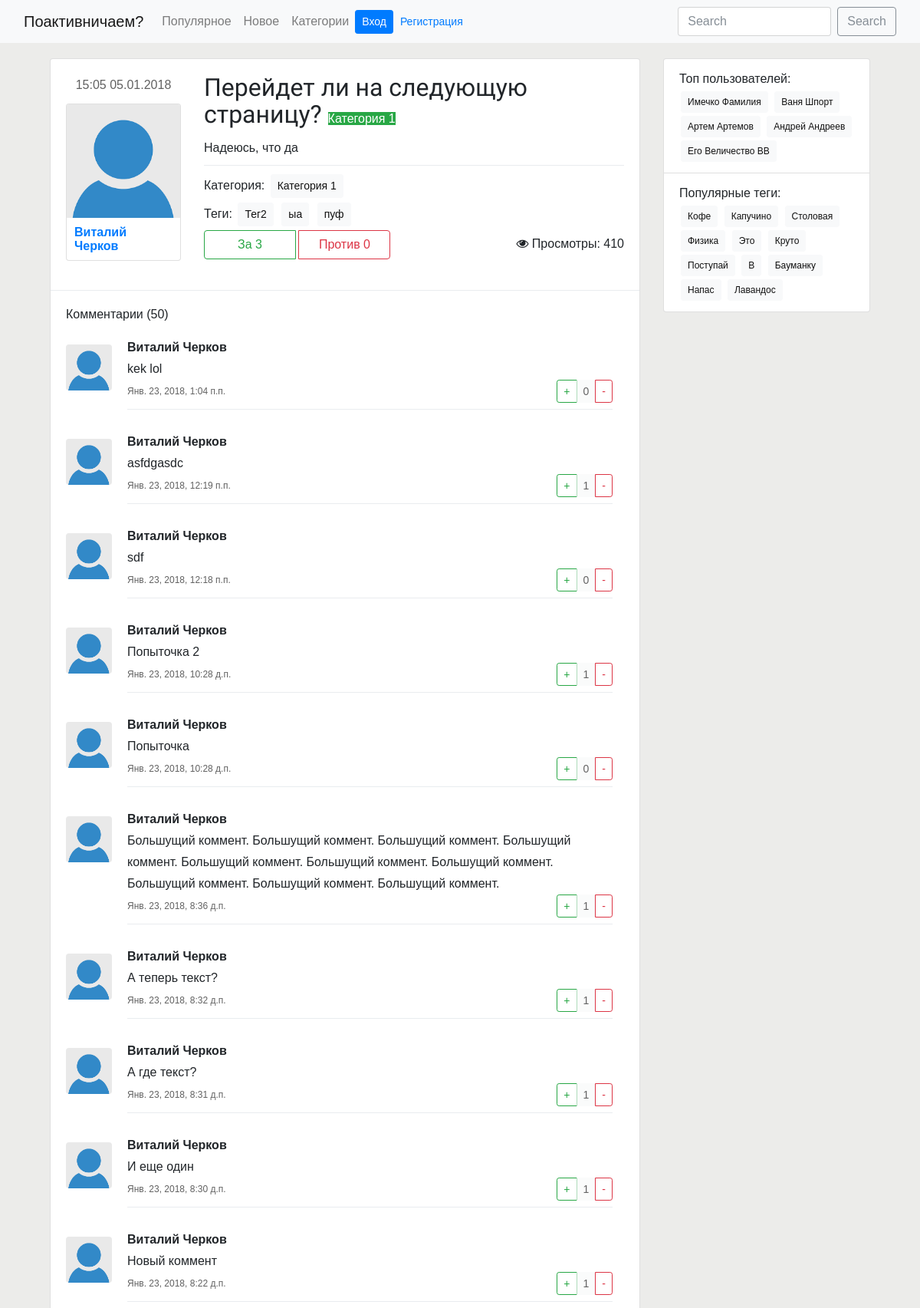
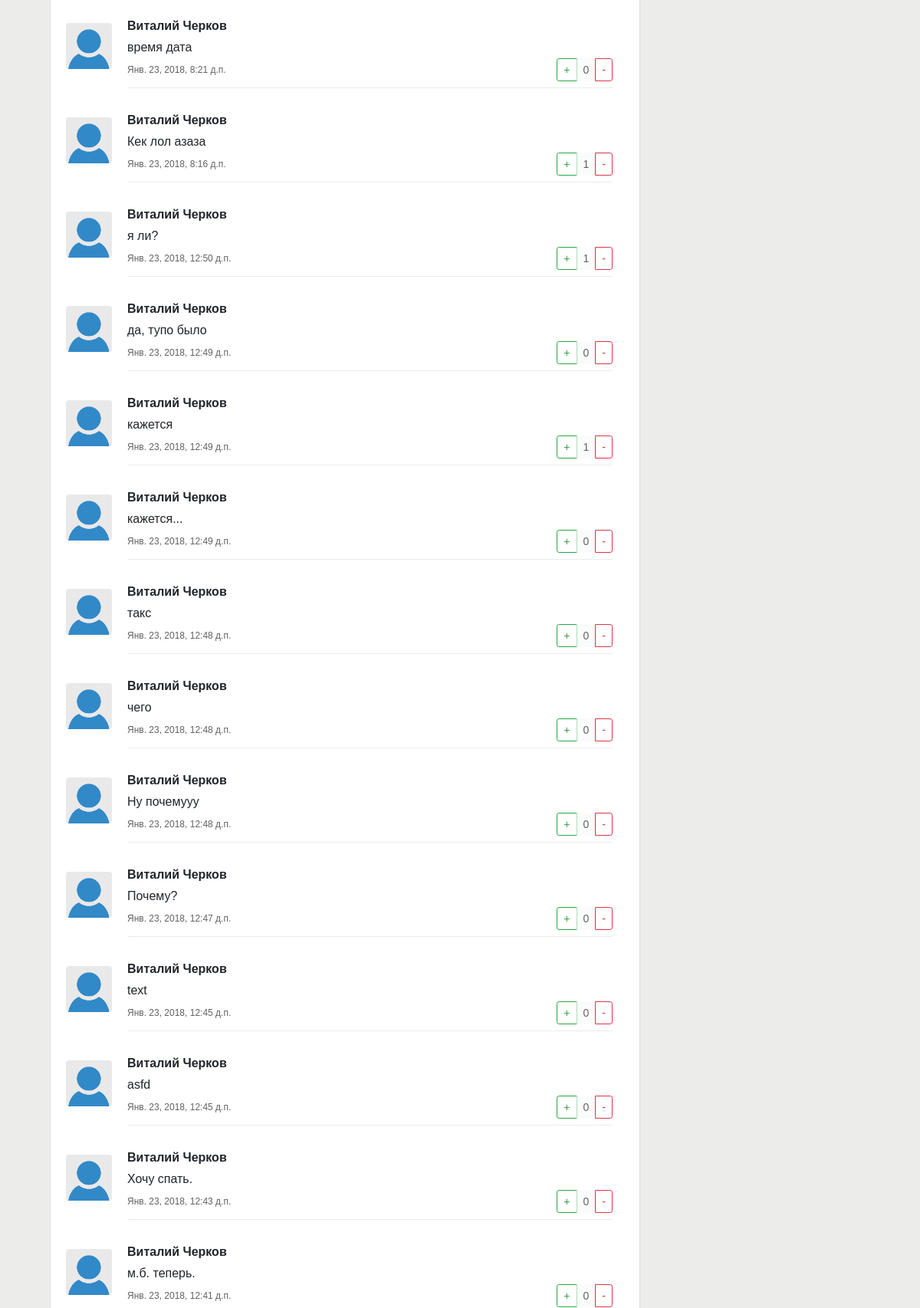
Screenshot of /post/11/ (upper part) with the database file from the repository (2 pictures, top to bottom).
### post/models.py (models this page shows, shortened)
class Post(models.Model):
    class Meta:
        ordering = ['-pub_date']
    title = models.CharField(max_length=250)
    text = models.TextField()
    pub_date = models.DateTimeField(auto_now_add=True)
    like_dislike = models.ManyToManyField(UserProfile, through='LikeDislike')
    views = models.IntegerField(default=0)
    category = models.ForeignKey(Category, on_delete=models.CASCADE)
    tag = models.ManyToManyField(Tag)
    author = models.ForeignKey(UserProfile, on_delete=models.CASCADE, blank=True, related_name='own_posts')
    deleted = models.BooleanField(default=False)
    edited = models.BooleanField(default=False)
    posts = model_managers.PostManager()
    def get_likes_count(self):
        return len(self.like_dislike.all().filter(likedislike__vote=settings.LIKE))
    def get_dislikes_count(self):
        return len(self.like_dislike.all().filter(likedislike__vote=settings.DISLIKE))
    def voted_by_cur(self, user):
        if user.is_authenticated:
            cur_user = UserProfile.get_current_userprofile(user)
        else:
            cur_user = None
        try:
            vote = LikeDislike.likes_dislikes.get(user_profile=cur_user, post=self)
            vote = 'like' if vote.vote == settings.LIKE else 'dislike'
        except LikeDislike.DoesNotExist:
            vote = None
        return vote
    def take_a_view(self):
        self.views += 1
        self.save()
        return self.views

### userprofile/models.py (models this page shows, shortened)
class UserProfile(models.Model):
    user = models.OneToOneField(User, on_delete=models.CASCADE)
    rating = models.IntegerField(default=0)
    about = models.TextField(blank=True)
    def get_absolute_url(self):
        return reverse('userprofile:userpage', kwargs={'pk': self.pk})
    def __str__(self):
        return "{0} {1}".format(self.user.first_name, self.user.last_name)

### category/models.py (models this page shows)
class Category(models.Model):
    label = models.CharField(unique=True, max_length=30)
    description = models.TextField()
    def __str__(self):
        return self.label

### tag/models.py (models this page shows, shortened)
class Tag(models.Model):
    label = models.CharField(max_length=30, unique=True)

### comment/models.py (models this page shows, shortened)
class Comment(models.Model):
    text = models.TextField()
    pub_date = models.DateTimeField(auto_now_add=True)
    is_the_best = models.BooleanField(default=False)
    rating = GenericRelation(Vote, related_query_name='comments')
    post = models.ForeignKey(Post, on_delete=models.CASCADE)
    author = models.ForeignKey(UserProfile, blank=True, on_delete=models.CASCADE)
    comments = models.Manager()
    author_comments = CommentManager()
    class Meta:
        ordering = ['-pub_date']
    def get_vote_url(self):
        return reverse('comments:comment-vote', kwargs={'pk': self.pk})

### post/views.py (the view)
# urls.py: url(r'^(?P<pk>\d+)/', views.DetailPost.as_view(),
class DetailPost(DetailView):
    model = Post
    template_name = 'post/detail.html'
    context_object_name = 'post'
    def get_context_data(self, **kwargs):
        self.object.take_a_view()
        context = super(DetailPost, self).get_context_data()
        context[CommentsList.context_object_name] = \
            Comment.author_comments.get_comments_by_post(self.kwargs['pk'])
        vote = self.object.voted_by_cur(user=self.request.user)
        if vote == 'like':
            context['is_liked'] = 'active'
        elif vote == 'dislike':
            context['is_disliked'] = 'active'
        return context

### bauchange/context.py (called while the page is built)
def current_userprofile(request):
    if hasattr(request, 'user') and request.user.is_authenticated():
        try:
            userprofile = UserProfile.objects.get(user=request.user)
        except:
            userprofile = None
    else:
        userprofile = None
    return {
        'context_userprofile': userprofile
    }

def menu_buttons(request):
    buttons = [
        {
            'label': _('Популярное'),
            'url': reverse_lazy('post:list')
        },
        {
            'label': _('Новое'),
            'url': reverse_lazy('post:list')
        },
        {
            'label': _('Категории'),
            'url': reverse_lazy('category:all-categories')
        },
    ]
    return {
        'context_menu_buttons': buttons
    }

### comment/models.py (called while the page is built)
    def get_queryset(self):
        return super(CommentManager, self).get_queryset()

    def get_comments_by_post(self, post):
        if post is None:
            return self.get_queryset()
        return self.get_queryset().filter(post=post)

### post/model_managers.py (called while the page is built)
    def get_queryset(self):
        return super(PostManager, self).get_queryset()

    def get_queryset(self):
        return super(LikeDislikeManager, self).get_queryset()

### post/templates/post/detail.html (shortened to what this page needs)
{% extends "base.html" %}
{% block content %}
<div class="post card">
    <div class="post-main card-body">
        {% include "post/detail-includes/detail-sidebar.html" with pub_date=post.pub_date %}
        {% include "post/detail-includes/detail-content.html" %}
    </div>
    <div class="dropdown-divider"></div>
    {% include "comment/list.html" with comments=comments %}
</div>
{% endblock %}

### post/templates/post/detail-includes/detail-sidebar.html (shortened to what this page needs)
<div class="post-sidebar justify-content-center">
    <p class="post-pub-date meta">
        {{ pub_date|date:"H:i d.m.Y" }}
    </p>
    <div class="author card">
        <img class="card-img-top" src="/upload/img/user_empty.png" alt="Author proto">
        <div class="card-body">
            <h2 class="author-name card-title"><a href="{{ post.author.get_absolute_url }}">{{ post.author.user.first_name}} {{ post.author.user.last_name}}</a></h2>
        </div>
    </div>
</div>

### post/templates/post/detail-includes/detail-content.html
<div class="post-content">
    <h2 class="card-title">
        {{ post.title }}
        <span class="post-category-mini badge-success">{{ post.category }}</span>
    </h2>
    <p class="card-text">{{ post.text }}</p>
    <div class="dropdown-divider"></div>
    {% include "post/detail-includes/detail-meta.html" %}
    {% include "post/detail-includes/detail-statistics.html" %}
</div>

### post/templates/post/detail-includes/detail-meta.html
<div class="post-meta">
    <div class="post-tags">
        <span>Категория: </span>
        <a href="{% url 'category:posts-by-category' post.category.id %}" class="tag btn btn-light btn-sm">
            {{ post.category }}
        </a>
    </div>
    <div class="post-tags">
        <span>Теги: </span>
        {% for tag_item in post.tag.all %}
            <a href="{% url 'tag:posts-by-tag' tag_item.id %}" class="tag btn btn-light btn-sm">
                {{ tag_item.label }}
            </a>
        {% endfor %}
    </div>
</div>

### post/templates/post/detail-includes/detail-statistics.html
<div class="post-statistics">
    <div class="post-votes btn-group">
        <button class="btn btn-outline-secondary btn-outline-success {{ is_liked }}"
                data-action="like"
                data-url="{% url "post:like" pk=post.pk %}"
                data-id="{{ post.id }}"
        >
            <span>За </span>
            <span data-count="like">{{ post.get_likes_count }}</span>
        </button>
        <button class="btn btn-outline-secondary btn-outline-danger {{ is_disliked }}"
                data-action="dislike"
                data-url="{% url "post:dislike" pk=post.pk %}"
                data-id="{{ post.id }}"
        >
            <span>Против </span>
            <span data-count="dislike">{{ post.get_dislikes_count }}</span>
        </button>
    </div>
    <div class="post-views float-right">
        <i class="fa fa-eye" aria-hidden="true"></i> Просмотры: {{ post.views }}
    </div>
</div>

### comment/templates/comment/item.html
<div class="comment row" id="comment-{{ id }}">
    <div class="comment-author-photo col">
        <img src="/bauchange_fish/img/user_empty.png" class="rounded">
    </div>
    <div class="comment-content col">
        <p class="comment-author">{{ author }}</p>
        <p class="comment-text">
            {{ text }}
        </p>
        <div class="comment-footer">
                <span class="comment-pub-date meta">{{ pub_date }}</span>
                {% include "comment/item-votes.html" %}
        </div>
        <div class="dropdown-divider"></div>
    </div>
</div>

### comment/templates/comment/item-votes.html
<span
        class="comment-votes btn-group float-right"
        role="group"
>
    <button
            type="button"
            class="btn btn-sm btn-outline-success"
            data-url="{{ vote_url }}"
            data-action="like-comment"
    >
        +
    </button>
    <button
            type="button"
            class="btn btn-sm btn-light rating-comment"
            disabled
            data-action="rating-comment"
    >
        {{ rating }}
    </button>
    <button
            type="button"
            class="btn btn-sm btn-outline-danger"
            data-url="{{ vote_url }}"
            data-action="dislike-comment"
    >
        -
    </button>
</span>

### static/css/base.css (style rules this page uses)
body, html { background-color: #ECECEA; font-family: 'Ubuntu', sans-serif; font-size: 16px; }
h1, h2, h3, h4, h5, h6 { font-family: 'Russo One', sans-serif; margin: 0; }
a, a:hover, a:visited { text-decoration-line: none; }
p { font-family: 'Ubuntu', sans-serif; font-size: 16px; line-height: 28px; margin-bottom: 0px; }
.meta { color: #616161; }
.tag, .user-popular { margin: 3px; }
.post-category-mini { font-family: 'Ubuntu', sans-serif; font-size: 16px; }
.post { margin-bottom: 20px; }
.post-sidebar { display: inline-block; float: left; margin-right: 30px; margin-bottom: 10px; }
.author { width: 150px; }
.author-name { margin: 10px; font-family: 'Ubuntu', sans-serif; font-weight: 700; font-size: 16px; }
.author .card-body { margin: 0; padding: 0; }
.post-votes, .post-views { height: 40px; line-height: 40px; display: inline-block; }
.post-views { margin-left: 10px; }
.post-pub-date { text-align: center; margin-bottom: 10px; }
.post-votes button { width: 120px; }
.comment { padding: 0; margin: 0 0 20px 0; }
.comment .comment-author-photo { display: block; float: left; padding: 0; max-width: 60px; height: 60px; margin: 10px 5px auto 0; }
.comment-author-photo img { width: 60px; height: 60px; }
.comment-author { font-weight: 700; }
.comment-content { min-width: 200px; }
.comment-pub-date { font-size: 12px; }
.comment-footer span { height: 30px; line-height: 30px; }

### rows the page displays
Post: pub_date "15:05 05.01.2018", author.user.first_name "Виталий", author.user.last_name "Черков", title "Перейдет ли на следующую страницу?", category "Категория 1", text "Надеюсь, что да", get_likes_count "3", get_dislikes_count "0", views "410"
Tag: label "Тег2"
Tag: label "ыа"
Tag: label "пуф"
Comment: text "kek lol", pub_date "Янв. 23, 2018, 1:04 п.п.", is_the_best "0"
UserProfile: user.last_name "Виталий Черков"
Comment: text "asfdgasdc", pub_date "Янв. 23, 2018, 12:19 п.п.", rating "1"
Comment: text "sdf", pub_date "Янв. 23, 2018, 12:18 п.п.", is_the_best "0"
Comment: text "Попыточка 2", pub_date "Янв. 23, 2018, 10:28 д.п.", rating "1"
Comment: text "Попыточка", pub_date "Янв. 23, 2018, 10:28 д.п.", is_the_best "0"
Comment: text "Большущий коммент. Большущий коммент. Большущий коммент. Большущий коммент. Большущий коммент. Большущий коммент. Большущий коммент. Большущий коммент. Большущий коммент. Большущий коммент.", pub_date "Янв. 23, 2018, 8:36 д.п.", rating "1"
Comment: text "А теперь текст?", pub_date "Янв. 23, 2018, 8:32 д.п.", rating "1"
Comment: text "А где текст?", pub_date "Янв. 23, 2018, 8:31 д.п.", rating "1"
Comment: text "И еще один", pub_date "Янв. 23, 2018, 8:30 д.п.", rating "1"
Comment: text "Новый коммент", pub_date "Янв. 23, 2018, 8:22 д.п.", rating "1"
Comment: text "время дата", pub_date "Янв. 23, 2018, 8:21 д.п.", is_the_best "0"
Comment: text "Кек лол азаза", pub_date "Янв. 23, 2018, 8:16 д.п.", rating "1"
Comment: text "я ли?", pub_date "Янв. 23, 2018, 12:50 д.п.", rating "1"
Comment: text "да, тупо было", pub_date "Янв. 23, 2018, 12:49 д.п.", is_the_best "0"
Comment: text "кажется", pub_date "Янв. 23, 2018, 12:49 д.п.", rating "1"
Comment: text "кажется...", pub_date "Янв. 23, 2018, 12:49 д.п.", is_the_best "0"
Comment: text "такс", pub_date "Янв. 23, 2018, 12:48 д.п.", is_the_best "0"
Comment: text "чего", pub_date "Янв. 23, 2018, 12:48 д.п.", is_the_best "0"
Comment: text "Ну почемууу", pub_date "Янв. 23, 2018, 12:48 д.п.", is_the_best "0"
Comment: text "Почему?", pub_date "Янв. 23, 2018, 12:47 д.п.", is_the_best "0"
Comment: text "text", pub_date "Янв. 23, 2018, 12:45 д.п.", is_the_best "0"
Comment: text "asfd", pub_date "Янв. 23, 2018, 12:45 д.п.", is_the_best "0"
Comment: text "Хочу спать.", pub_date "Янв. 23, 2018, 12:43 д.п.", is_the_best "0"
Comment: text "м.б. теперь.", pub_date "Янв. 23, 2018, 12:41 д.п.", is_the_best "0"

### other values shown
{{ button.label }} "Популярное" "Новое" "Категории"
{{ comments.count }} "50"
